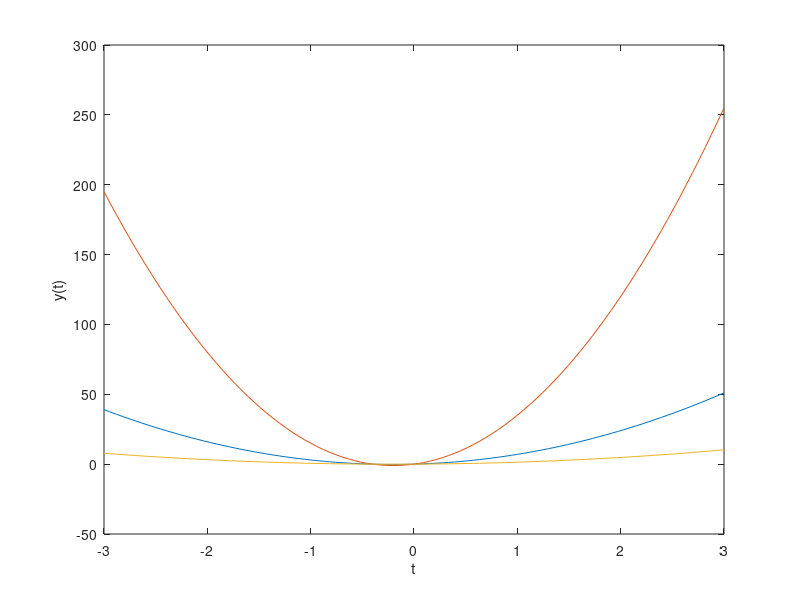
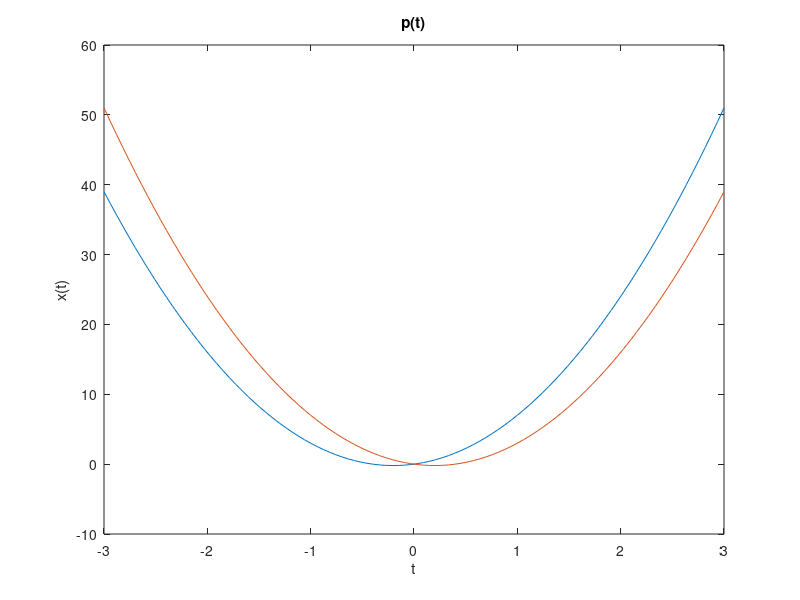
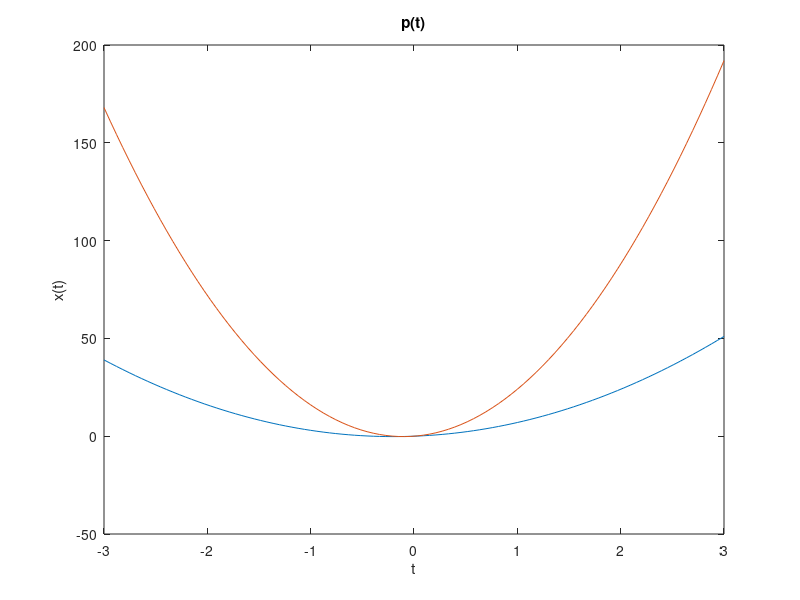
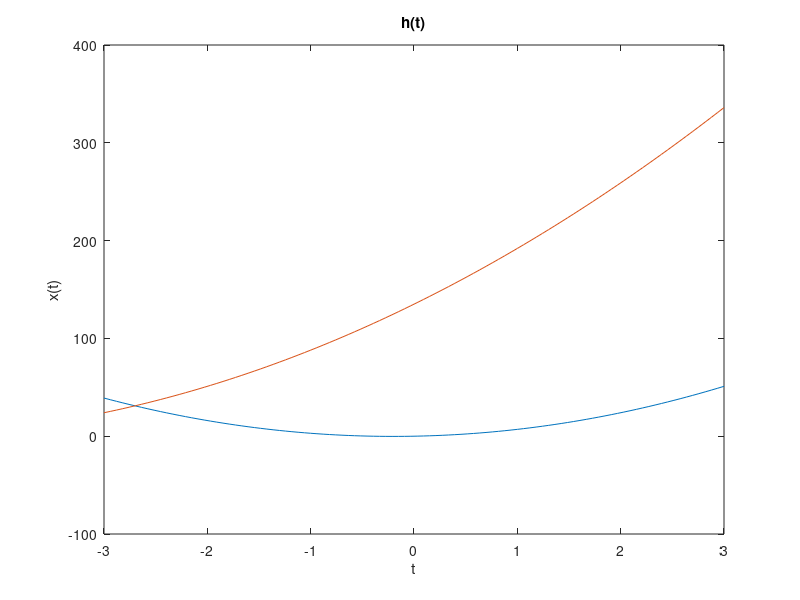

Write the MATLAB code that produced these figures, in order.
% Practica 1
%%% Ejercicio 2, a)

figure(1)
t = linspace(-3,3);
x = @(t) 5*(t.^2) + 2*t;
plot(t,x(t))
xlabel('t')
ylabel('y(t)')

hold on
t = linspace(-3,3);
y = @(t) 5*x(t);
y2 = @(t) (1/5)*x(t);
plot(t,y(t),t,y2(t))

hold off

figure(2)
plot(t,x(t))
xlabel('t')
ylabel('x(t)')
title('p(t)')

hold on
t = linspace(-3,3);
g = @(t) x(-t);
plot(t,g(t))

hold off

figure(3)
plot(t,x(t))
xlabel('t')
ylabel('x(t)')
title('p(t)')

hold on
t = linspace(-3,3);
p = @(t) x(2*t);
plot(t,p(t))

hold off

figure(4)
plot(t,x(t))
xlabel('t')
ylabel('x(t)')
title('h(t)')

hold on
t = linspace(-3,3);
h = @(t) x(t+5);
plot(t,h(t))

hold off

figure(5)
plot(t,x(t))
xlabel('t')
ylabel('x(t)')
title('s(t)')

hold on
t = linspace(-3,3);
s = @(t) x(t-2);
plot(t,s(t))

hold off

figure(6)
plot(t,x(t))
xlabel('t')
ylabel('x(t)')
title('m(t)')

hold on
t = linspace(-3,3);
m = @(t) x(t/3);
plot(t,m(t))

hold off

figure(7)
plot(t,x(t))
xlabel('t')
ylabel('x(t)')
title('z(t)')

hold on
t = linspace(-3,3);
z = @(t) x(4-2*t);
plot(t,z(t))

hold off
